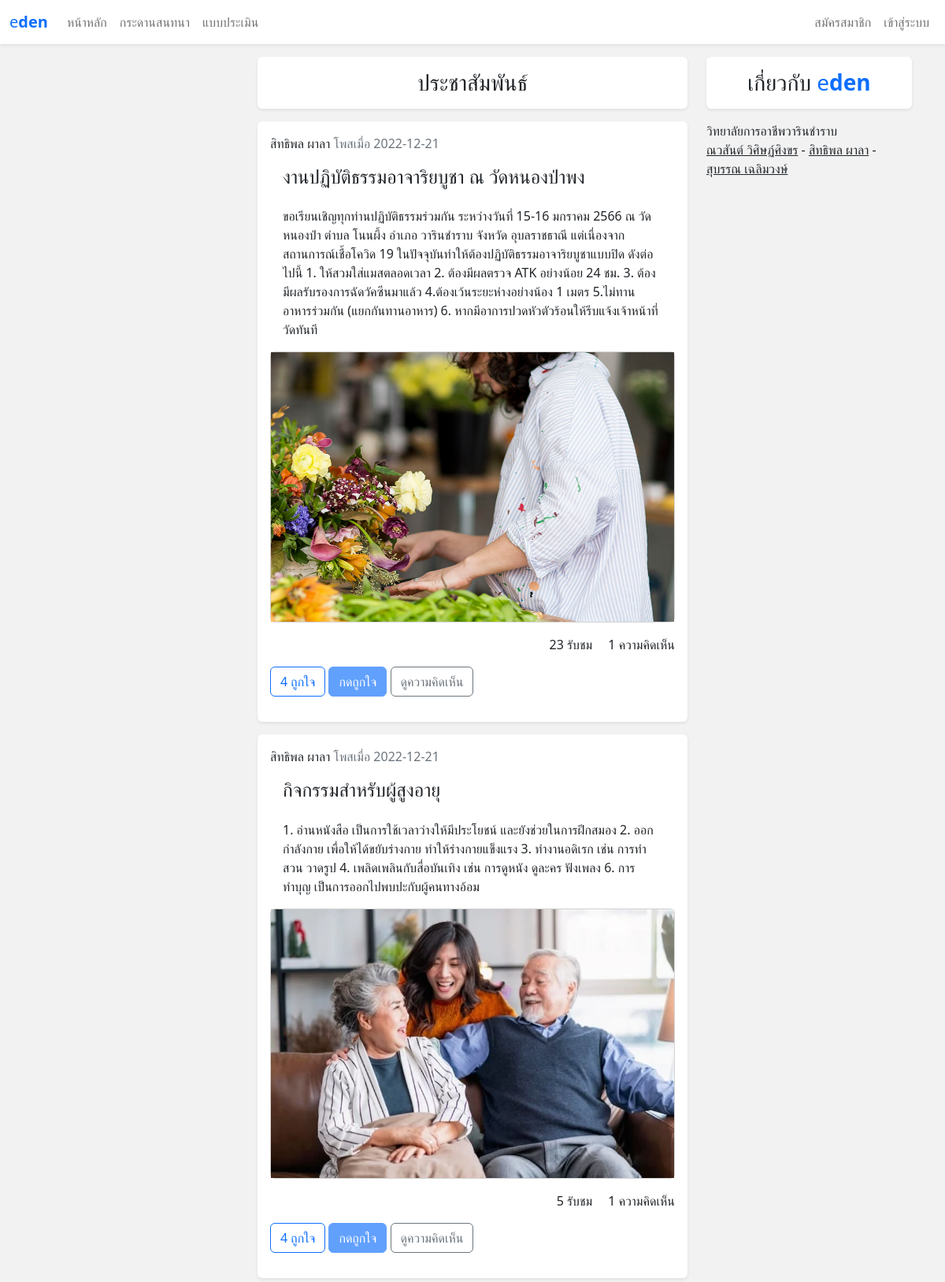
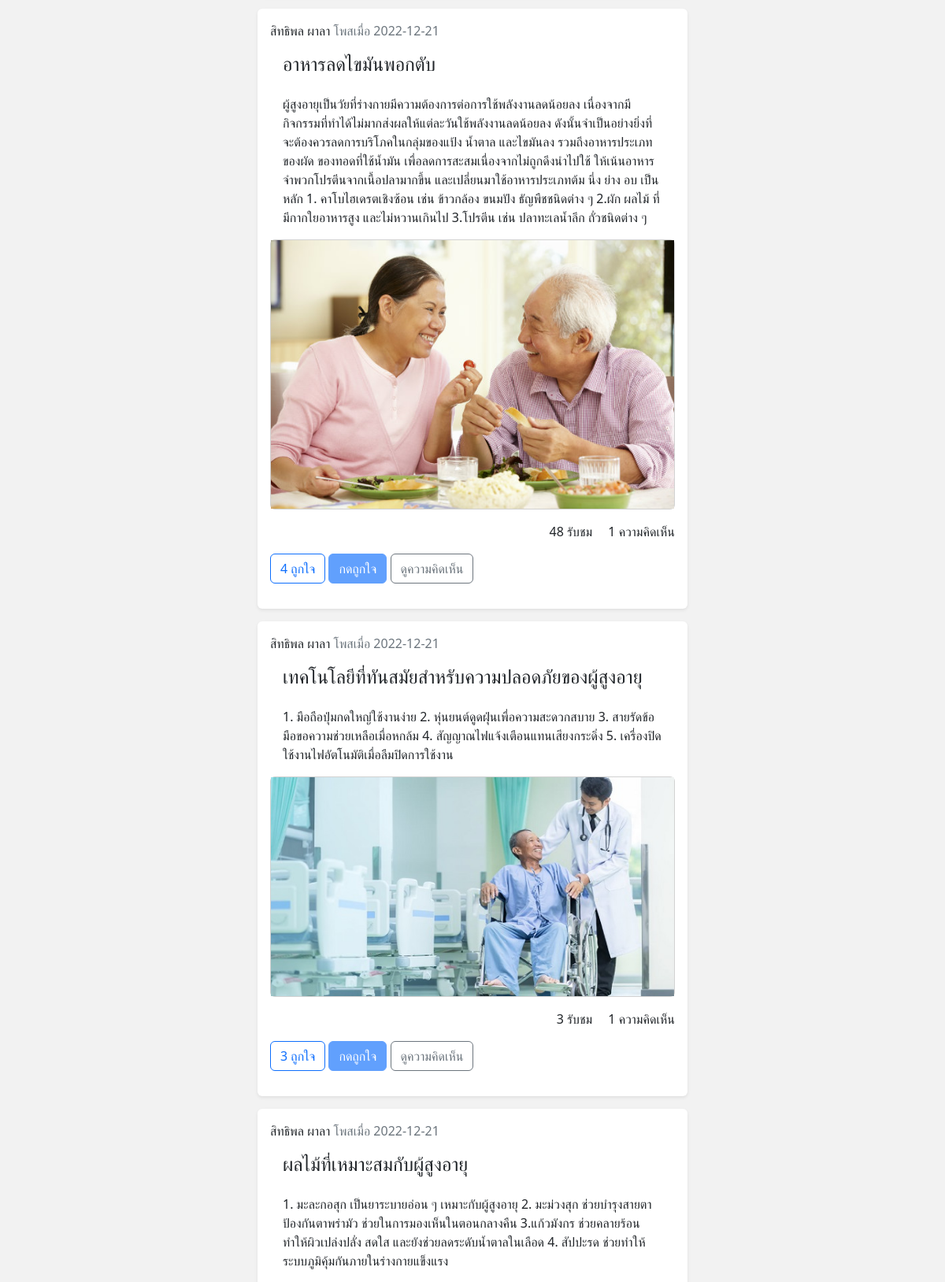
The page /home (upper part) on the database its author committed (2 pictures, top to bottom).
### tables this page shows
CREATE TABLE `news` (
  `new_id` int(5) NOT NULL,
  `new_name` varchar(200) NOT NULL,
  `new_detail` text NOT NULL,
  `new_date` date NOT NULL,
  `mem_id` int(5) NOT NULL,
  `new_view` int(10) NOT NULL,
  `new_img` varchar(100) NOT NULL
);

CREATE TABLE `member` (
  `mem_id` int(5) NOT NULL,
  `mem_name` varchar(200) NOT NULL,
  `mem_address` varchar(200) NOT NULL,
  `mem_date` date NOT NULL,
  `mem_email` varchar(100) NOT NULL,
  `mem_tel` varchar(20) NOT NULL,
  `mem_username` varchar(50) NOT NULL,
  `mem_password` varchar(50) NOT NULL,
  `mem_view` int(5) NOT NULL,
  `mem_status` varchar(10) NOT NULL,
  `mem_regis_date` date NOT NULL
);

### modules/getParams.php (called while the page is built, shortened)
<?php
function fetch($result){
    return mysqli_fetch_assoc($result);
}

### pages/home.php (the view, shortened to what this page needs)
<?php
$allNews=$db->query("SELECT * FROM news ORDER BY new_id DESC LIMIT 100");
?>
<h3 class="bg-white rounded shadow-sm p-3 my-3 text-center">ประชาสัมพันธ์</h3>
<?php while($news=fetch($allNews)):
    if(isset($_SESSION['usr'])) {
        $isLike= $db->query("SELECT * FROM news_like WHERE new_id = {$news['new_id']} AND mem_id = {$_SESSION['usr']}")->num_rows== 0;
    } else {
        $isLike=false;
    }
    $usr_create=fetch($db->query("SELECT * FROM member WHERE mem_id = " . $news['mem_id'])); ?>
<div class="bg-white rounded shadow-sm p-3 my-3">
    <div>
        <span><?php echo $usr_create['mem_name'] ?? "ไม่พบผู้ใช้"; ?></span>
        <span class="text-secondary"> โพสเมื่อ <?php echo $news['new_date']; ?></span>
    </div>
    <h4 class="p-3"><?php echo $news['new_name']; ?></h4>
    <div  class="mx-3 mb-3">
        <?php echo $news['new_detail']; ?>
    </div>
    <div class="card">
        <img src="/11pdln/public/img/<?php echo $news['new_img']; ?>" alt="">
    </div>
    <div class="text-end my-3">
        <span class="mx-3"><?php echo $news['new_view']; ?> รับชม</span>
        <span><?php echo $db->query("SELECT * FROM news_detail WHERE new_id = " . $news['new_id'])->num_rows ?? 0;  ?> ความคิดเห็น</span>
    </div>
    <form method="POST" class="my-3">
        <span class="btn btn-outline-primary"><?php echo $db->query("SELECT * FROM news_like WHERE new_id = " . $news['new_id'])->num_rows ?? 0; ?> ถูกใจ</span>
        <button name="likeNews" class="btn btn-primary  <?php echo $isLike ? "" : "disabled"; ?>">กดถูกใจ</button>
        <a class="btn btn-outline-secondary" href="/11pdln/news?new_id=<?php echo $news['new_id']; ?>">ดูความคิดเห็น</a>
    </form>
</div>
<?php
endwhile;
 FrameEnd(); ?>

### rows shown on the page
news: mem.mem_name "สิทธิพล ผาลา", new_date "2022-12-21", new_name "งานปฏิบัติธรรมอาจาริยบูชา ณ วัดหนองป่าพง", new_detail "ขอเรียนเชิญทุกท่านปฏิบัติธรรมร่วมกัน ระหว่างวันที่ 15-16 มกราคม 2566 ณ วัดหนองป่า ตำบล โนนผึ้ง อำเภอ วารินชำราบ จังหวัด อุบลราชธาณี แต่เนื่องจากสถานการณ์เชื้อโควิด 19 ในปัจจุบันทำให้ต้องปฏิบัติธรรมอาจาริยบูชาแบบปิด ดังต่อไปนี้ 1. ให้สวมใส่แมสตลอดเวลา 2. ต้องมีผลตรวจ ATK อย่างน้อย 24 ชม. 3. ต้องมีผลรับรองการฉัดวัคซีนมาแล้ว 4.ต้องเว้นระยะห่างอย่างน้อง 1 เมตร 5.ไม่ทานอาหารร่วมกัน (แยกกันทานอาหาร) 6. หากมีอาการปวดหัวตัวร้อนให้รีบแจ้งเจ้าหน้าที่วัดทันที", new_img (picture), new_view "23", num_rows "1", num_rows "4"
news: mem.mem_name "สิทธิพล ผาลา", new_date "2022-12-21", new_name "กิจกรรมสำหรับผู้สูงอายุ", new_detail "1. อ่านหนังสือ เป็นการใช้เวลาว่างให้มีประโยชน์ และยังช่วยในการฝึกสมอง 2. ออกกำลังกาย เพื่อให้ได้ขยับร่างกาย ทำให้ร่างกายแข็งแรง 3. ทำงานอดิเรก เช่น การทำสวน วาดรูป 4. เพลิดเพลินกับสื่อบันเทิง เช่น การดูหนัง ดูละคร ฟังเพลง 6. การทำบุญ เป็นการออกไปพบปะกับผู้คนทางอ้อม", new_img (picture), new_view "5", num_rows "1", num_rows "4"
news: mem.mem_name "สิทธิพล ผาลา", new_date "2022-12-21", new_name "อาหารลดไขมันพอกตับ", new_detail "ผู้สูงอายุเป็นวัยที่ร่างกายมีความต้องการต่อการใช้พลังงานลดน้อยลง เนื่องจากมีกิจกรรมที่ทำได้ไม่มากส่งผลให้แต่ละวันใช้พลังงานลดน้อยลง ดังนั้นจำเป็นอย่างยิ่งที่จะต้องควรลดการบริโภคในกลุ่มของแป้ง น้ำตาล และไขมันลง รวมถึงอาหารประเภทของผัด ของทอดที่ใช้น้ำมัน เพื่อลดการสะสมเนื่องจากไม่ถูกดึงนำไปใช้ ให้เน้นอาหารจำพวกโปรตีนจากเนื้อปลามากขึ้น และเปลี่ยนมาใช้อาหารประเภทต้ม นึ่ง ย่าง อบ เป็นหลัก 1. คาโบไฮเดรตเชิงซ้อน เช่น ข้าวกล้อง ขนมปัง ธัญพืชชนิดต่าง ๆ 2.ผัก ผลไม้ ที่มีกากใยอาหารสูง และไม่หวานเกินไป 3.โปรตีน เช่น ปลาทะเลน้ำลึก ถั่วชนิดต่าง ๆ", new_img (picture), new_view "48", num_rows "1", num_rows "4"
news: mem.mem_name "สิทธิพล ผาลา", new_date "2022-12-21", new_name "เทคโนโลยีที่ทันสมัยสำหรับความปลอดภัยของผู้สูงอายุ", new_detail "1. มือถือปุ่มกดใหญ่ใช้งานง่าย 2. หุ่นยนต์ดูดฝุ่นเพื่อความสะดวกสบาย 3. สายรัดข้อมือขอความช่วยเหลือเมื่อหกล้ม 4. สัญญาณไฟแจ้งเตือนแทนเสียงกระดิ่ง 5. เครื่องปิดใช้งานไฟอัตโนมัติเมื่อลืมปิดการใช้งาน", new_img (picture), new_view "3", num_rows "1", num_rows "3"
news: mem.mem_name "สิทธิพล ผาลา", new_date "2022-12-21", new_name "ผลไม้ที่เหมาะสมกับผู้สูงอายุ", new_detail "1. มะละกอสุก เป็นยาระบายอ่อน ๆ เหมาะกับผู้สูงอายุ 2. มะม่วงสุก ช่วยบำรุงสายตา ป้องกันตาพร่ามัว ช่วยในการมองเห็นในตอนกลางคืน 3.แก้วมังกร ช่วยคลายร้อน ทำให้ผิวเปล่งปลั่ง สดใส และยังช่วยลดระดับน้ำตาลในเลือด 4. สัปปะรด ช่วยทำให้ระบบภูมิคุ้มกันภายในร่างกายแข็งแรง"
